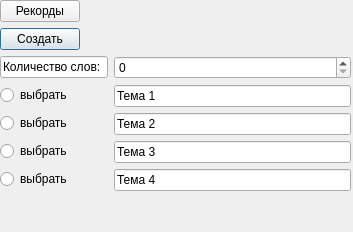
<?xml version="1.0" encoding="UTF-8"?>
<ui version="4.0">
 <class>fildwod</class>
 <widget class="QDialog" name="fildwod">
  <property name="geometry">
   <rect>
    <x>0</x>
    <y>0</y>
    <width>353</width>
    <height>232</height>
   </rect>
  </property>
  <property name="windowTitle">
   <string>Dialog</string>
  </property>
  <widget class="QWidget" name="formLayoutWidget">
   <property name="geometry">
    <rect>
     <x>0</x>
     <y>0</y>
     <width>351</width>
     <height>231</height>
    </rect>
   </property>
   <layout class="QFormLayout" name="formLayout">
    <item row="2" column="0">
     <widget class="QPushButton" name="generatorButton">
      <property name="text">
       <string>Создать</string>
      </property>
     </widget>
    </item>
    <item row="2" column="1">
     <spacer name="horizontalSpacer">
      <property name="orientation">
       <enum>Qt::Horizontal</enum>
      </property>
      <property name="sizeHint" stdset="0">
       <size>
        <width>40</width>
        <height>20</height>
       </size>
      </property>
     </spacer>
    </item>
    <item row="5" column="0">
     <widget class="QLineEdit" name="lineEdit_8">
      <property name="text">
       <string>Количество слов:</string>
      </property>
     </widget>
    </item>
    <item row="5" column="1">
     <widget class="QSpinBox" name="spinBox"/>
    </item>
    <item row="6" column="0">
     <widget class="QRadioButton" name="radioButton">
      <property name="text">
       <string>выбрать</string>
      </property>
     </widget>
    </item>
    <item row="6" column="1">
     <widget class="QLineEdit" name="lineEdit">
      <property name="text">
       <string>Тема 1</string>
      </property>
     </widget>
    </item>
    <item row="7" column="0">
     <widget class="QRadioButton" name="radioButton_2">
      <property name="text">
       <string>выбрать</string>
      </property>
     </widget>
    </item>
    <item row="7" column="1">
     <widget class="QLineEdit" name="lineEdit_2">
      <property name="text">
       <string>Тема 2</string>
      </property>
     </widget>
    </item>
    <item row="8" column="0">
     <widget class="QRadioButton" name="radioButton_3">
      <property name="text">
       <string>выбрать</string>
      </property>
     </widget>
    </item>
    <item row="8" column="1">
     <widget class="QLineEdit" name="lineEdit_3">
      <property name="text">
       <string>Тема 3</string>
      </property>
     </widget>
    </item>
    <item row="9" column="0">
     <widget class="QRadioButton" name="radioButton_4">
      <property name="text">
       <string>выбрать</string>
      </property>
     </widget>
    </item>
    <item row="9" column="1">
     <widget class="QLineEdit" name="lineEdit_4">
      <property name="text">
       <string>Тема 4</string>
      </property>
     </widget>
    </item>
    <item row="0" column="0">
     <widget class="QPushButton" name="recordButton">
      <property name="text">
       <string>Рекорды</string>
      </property>
     </widget>
    </item>
   </layout>
  </widget>
 </widget>
 <resources/>
 <connections/>
</ui>
